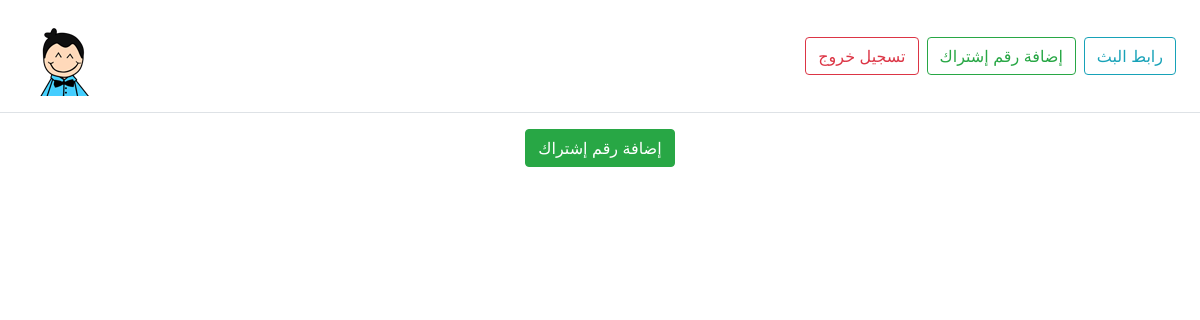
/admin/dashboard.php (signed in), run on an earlier commit of the app's database.
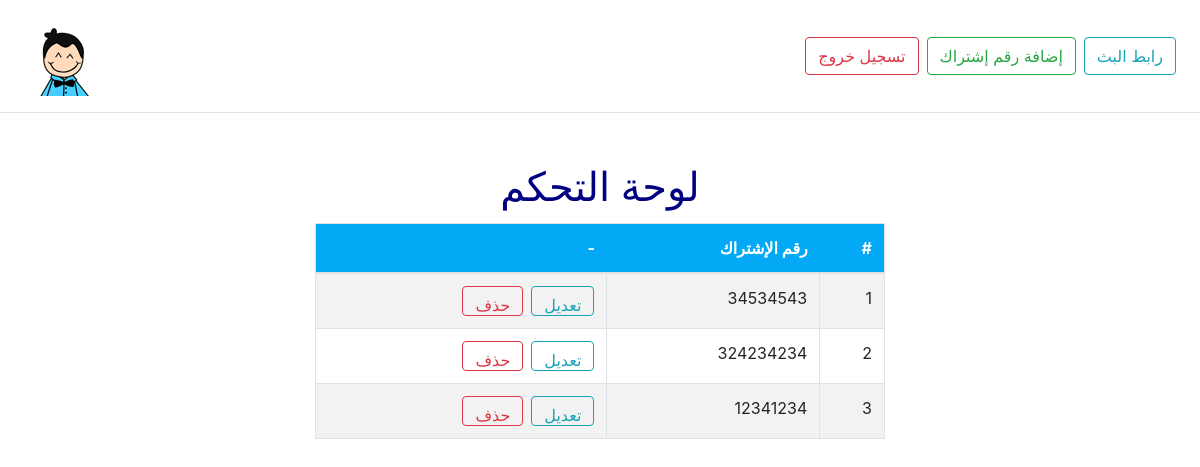
And on a later commit of the database.
### tables this page shows
CREATE TABLE `codes` (
  `id` int(11) NOT NULL,
  `code` varchar(255) DEFAULT NULL
);

### admin/dashboard.php (the view, shortened to what this page needs)
<?php
require 'layout/header.php';
require 'layout/nav.php';
$stmt = $conn->prepare("SELECT * FROM codes order by id desc");
    $stmt->execute();
    $rows = $stmt->fetchAll();
    if (!empty($rows)) {
?>
  <div class="all-links container-fluid" >
    <div class="col-12 all-links">
        <h1 class="card-title text-center" style="color:navy">لوحة التحكم</h1>
        <table id="links" class="mx-auto table table-striped table-bordered dt-responsive nowrap w-50" >
            <thead>
                <tr>
                    <th>#</th>
                    <th>رقم الإشتراك</th>
                    <th>-</th>
                </tr>
            </thead>
            <tbody>
              <?php
              foreach($rows as $key =>$row):
              ?>
                    <tr>
                    <form method="POST">
                        <td><span><?= $key+1?></span></td>
                        <td><span><?= $row['code']?></span></td>
                        <td><span>
                          <a class="btn btn-outline-info ml-2" href="editcode.php?codeid=<?=  $row['id']?>">تعديل</a>
                            <input type="submit" class="confirm btn btn-outline-danger" value="حذف">
                        </span></td>
                        </form>
                    </tr>
                    <?php endforeach; ?>
            </tbody>
        </table>
    </div>
</div>
<?php }  else { ?>
  <div class="text-center">
  <a href="add.php" class="text-center btn btn-success">إضافة رقم إشتراك</a>
</div>
  <?php } ?>
</body>
</html>

What changed in the data, as far as the page shows it:
added codes: code "34534543"
added codes: code "324234234"
added codes: code "12341234"
Also different on the page:
text no longer shown: "إضافة رقم إشتراك"
text now shown: "لوحة التحكم # رقم الإشتراك -"
